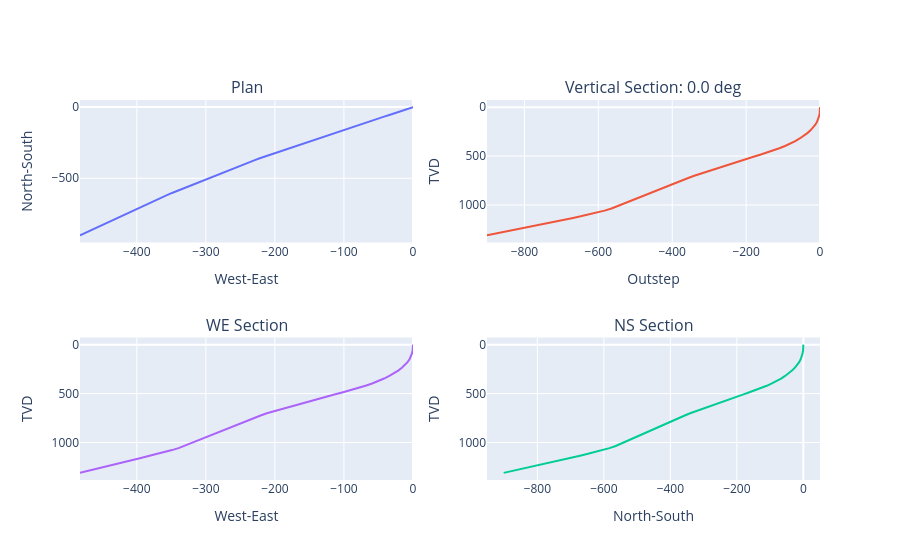

The notebook cell saved with this chart:
### Code cell
we.visual._panel(TrajectorySurvey)
